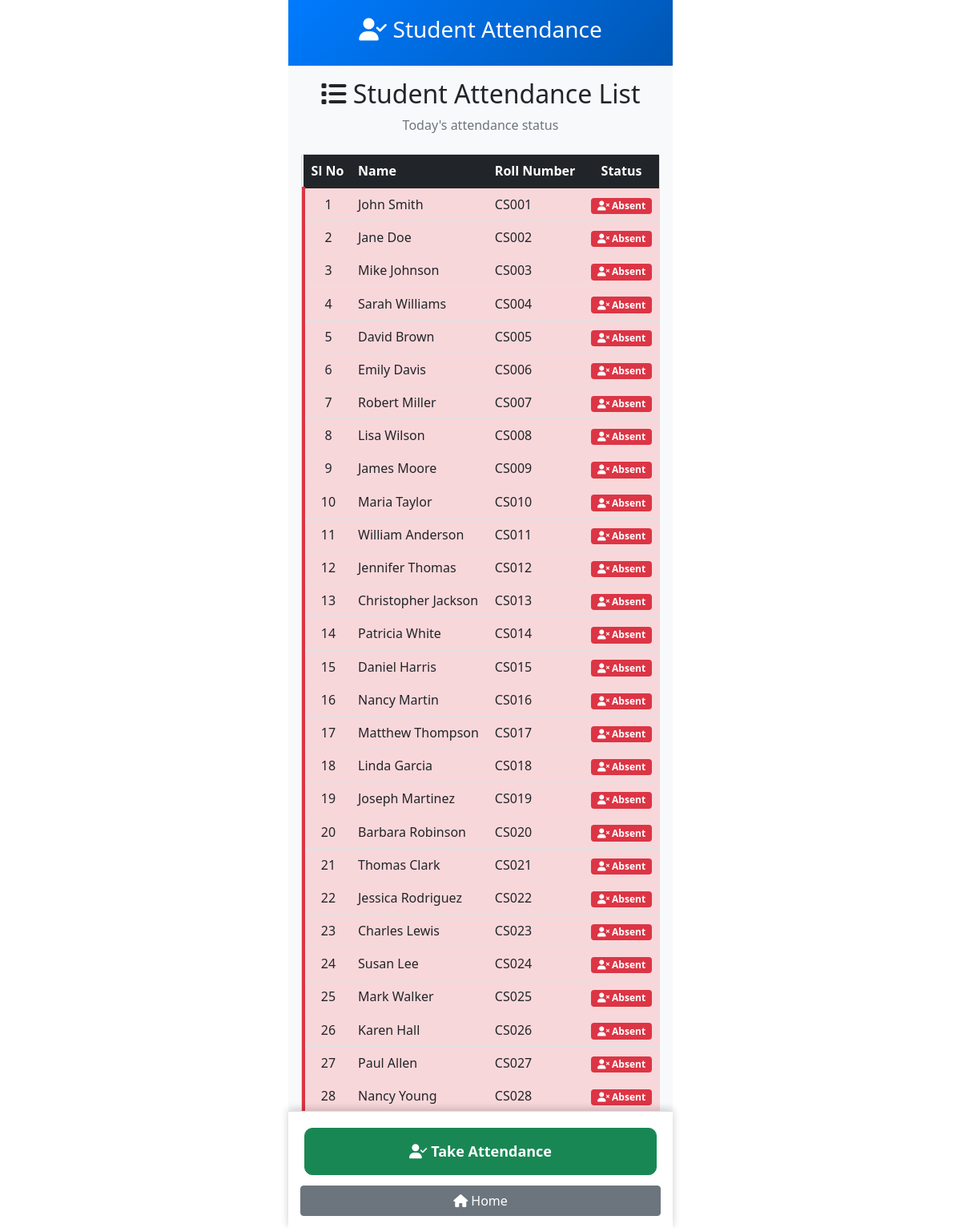
The page /attendance-list/ on the database its author committed.
### attendance/models.py (models this page shows, shortened)
class Student(models.Model):
    student_name = models.CharField(max_length=100)
    roll_number = models.CharField(max_length=20, unique=True)
    course_name = models.CharField(max_length=100)
    created_at = models.DateTimeField(auto_now_add=True)
    class Meta:
        ordering = ['roll_number']

### attendance/views.py (the view)
# urls.py: path('attendance-list/', views.attendance_list, name='attendance_list'),
def attendance_list(request):
    students = Student.objects.all().order_by('roll_number')
    today = timezone.now().date()
    today_absences = Absence.objects.filter(
        date_time__date=today
    ).values_list('student_id', flat=True)
    students_with_status = []
    for student in students:
        students_with_status.append({
            'student': student,
            'is_absent': student.id in today_absences,
            'sl_no': len(students_with_status) + 1
        })
    return render(request, 'attendance/attendance_list.html', {
        'students_with_status': students_with_status
    })

### attendance/templates/attendance/attendance_list.html (shortened to what this page needs)
{% extends 'attendance/base.html' %}
{% block content %}
<div class="text-center mb-4">
    <h2><i class="fas fa-list"></i> Student Attendance List</h2>
    <p class="text-muted">Today's attendance status</p>
</div>
<div class="card">
    <div class="card-body p-0">
        <div class="table-responsive">
            <table class="table table-hover mb-0">
                <thead class="table-dark">
                    <tr>
                        <th class="text-center" style="width: 60px;">Sl No</th>
                        <th>Name</th>
                        <th>Roll Number</th>
                        <th class="text-center">Status</th>
                    </tr>
                </thead>
                <tbody>
                    {% for item in students_with_status %}
                        <tr class="student-row
                            {% if item.is_absent %}absent{% else %}present{% endif %}">
                            <td class="text-center">{{ item.sl_no }}</td>
                            <td>{{ item.student.student_name }}</td>
                            <td>{{ item.student.roll_number }}</td>
                            <td class="text-center">
                                {% if item.is_absent %}
                                    <span class="badge bg-danger">
                                        <i class="fas fa-user-times"></i> Absent
                                    </span>
                                {% else %}
                                    <span class="badge bg-success">
                                        <i class="fas fa-user-check"></i> Present
                                    </span>
                                {% endif %}
                            </td>
                        </tr>
                    {% endfor %}
                </tbody>
            </table>
        </div>
    </div>
</div>
<div class="mt-3 text-center">
    <div class="row g-2">
        <div class="col-6">
            <span class="badge bg-success p-2">
            </span>
        </div>
        <div class="col-6">
            <span class="badge bg-danger p-2">
            </span>
        </div>
    </div>
</div>
{% block action_buttons %}
<div class="action-buttons no-print">
    <div class="d-grid gap-2">
        <a href="{% url 'take_attendance' %}" class="btn btn-success btn-action">
            <i class="fas fa-user-check"></i> Take Attendance
        </a>
        <a href="{% url 'home' %}" class="btn btn-secondary">
            <i class="fas fa-home"></i> Home
        </a>
    </div>
</div>
{% endblock %}
{% endblock %}

### attendance/templates/attendance/base.html (shortened to what this page needs)
<!DOCTYPE html>
<html lang="en">
<head>
    <link href="https://cdn.jsdelivr.net/npm/bootstrap@5.1.3/dist/css/bootstrap.min.css" rel="stylesheet">
</head>
<body>
    <div class="mobile-container">
        <div class="nav-header">
            <h3><i class="fas fa-user-check"></i> Student Attendance</h3>
        </div>
        <div class="container-fluid p-3">
            {% block content %}
            {% endblock %}
        </div>
        {% block action_buttons %}
        {% endblock %}
    </div>
</body>
</html>

### attendance/templates/attendance/base.html (style rules this page uses)
.mobile-container { max-width: 480px; margin: 0 auto; background: #f8f9fa; min-height: 100vh; }
.student-row { transition: all 0.3s ease; }
.student-row.absent { background-color: #f8d7da !important; border-left: 4px solid #dc3545; }
.action-buttons { position: fixed; bottom: 0; left: 50%; transform: translateX(-50%); width: 100%; max-width: 480px; background: white; padding: 15px; border-top: 1px solid #dee2e6; box-shadow: 0 -2px 10px rgba(0,0,0,0.1); }
.btn-action { padding: 15px; font-size: 18px; font-weight: bold; border-radius: 10px; margin: 5px; }
.nav-header { background: linear-gradient(135deg, #007bff, #0056b3); color: white; padding: 20px; text-align: center; }

### rows shown on the page
Student: sl_no "1", student.student_name "John Smith", student.roll_number "CS001", shows "Absent"
Student: sl_no "2", student.student_name "Jane Doe", student.roll_number "CS002", shows "Absent"
Student: sl_no "3", student.student_name "Mike Johnson", student.roll_number "CS003", shows "Absent"
Student: sl_no "4", student.student_name "Sarah Williams", student.roll_number "CS004", shows "Absent"
Student: sl_no "5", student.student_name "David Brown", student.roll_number "CS005", shows "Absent"
Student: sl_no "6", student.student_name "Emily Davis", student.roll_number "CS006", shows "Absent"
Student: sl_no "7", student.student_name "Robert Miller", student.roll_number "CS007", shows "Absent"
Student: sl_no "8", student.student_name "Lisa Wilson", student.roll_number "CS008", shows "Absent"
Student: sl_no "9", student.student_name "James Moore", student.roll_number "CS009", shows "Absent"
Student: sl_no "10", student.student_name "Maria Taylor", student.roll_number "CS010", shows "Absent"
Student: sl_no "11", student.student_name "William Anderson", student.roll_number "CS011", shows "Absent"
Student: sl_no "12", student.student_name "Jennifer Thomas", student.roll_number "CS012", shows "Absent"
Student: sl_no "13", student.student_name "Christopher Jackson", student.roll_number "CS013", shows "Absent"
Student: sl_no "14", student.student_name "Patricia White", student.roll_number "CS014", shows "Absent"
Student: sl_no "15", student.student_name "Daniel Harris", student.roll_number "CS015", shows "Absent"
Student: sl_no "16", student.student_name "Nancy Martin", student.roll_number "CS016", shows "Absent"
Student: sl_no "17", student.student_name "Matthew Thompson", student.roll_number "CS017", shows "Absent"
Student: sl_no "18", student.student_name "Linda Garcia", student.roll_number "CS018", shows "Absent"
Student: sl_no "19", student.student_name "Joseph Martinez", student.roll_number "CS019", shows "Absent"
Student: sl_no "20", student.student_name "Barbara Robinson", student.roll_number "CS020", shows "Absent"
Student: sl_no "21", student.student_name "Thomas Clark", student.roll_number "CS021", shows "Absent"
Student: sl_no "22", student.student_name "Jessica Rodriguez", student.roll_number "CS022", shows "Absent"
Student: sl_no "23", student.student_name "Charles Lewis", student.roll_number "CS023", shows "Absent"
Student: sl_no "24", student.student_name "Susan Lee", student.roll_number "CS024", shows "Absent"
Student: sl_no "25", student.student_name "Mark Walker", student.roll_number "CS025", shows "Absent"
Student: sl_no "26", student.student_name "Karen Hall", student.roll_number "CS026", shows "Absent"
Student: sl_no "27", student.student_name "Paul Allen", student.roll_number "CS027", shows "Absent"
Student: sl_no "28", student.student_name "Nancy Young", student.roll_number "CS028", shows "Absent"
